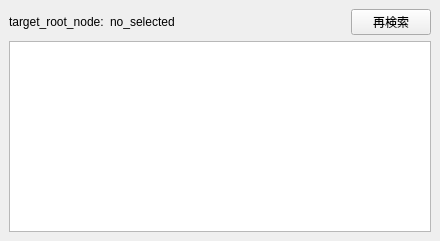
<?xml version="1.0" encoding="UTF-8"?>
<ui version="4.0">
 <class>MainWindow</class>
 <widget class="QMainWindow" name="MainWindow">
  <property name="geometry">
   <rect>
    <x>0</x>
    <y>0</y>
    <width>440</width>
    <height>241</height>
   </rect>
  </property>
  <property name="windowTitle">
   <string>MainWindow</string>
  </property>
  <widget class="QWidget" name="centralwidget">
   <layout class="QVBoxLayout" name="verticalLayout" stretch="0,0">
    <item>
     <layout class="QHBoxLayout" name="horizontalLayout_3" stretch="0,0,0,0">
      <item>
       <widget class="QLabel" name="label">
        <property name="text">
         <string>target_root_node:</string>
        </property>
       </widget>
      </item>
      <item>
       <widget class="QLabel" name="target_obj_txt">
        <property name="text">
         <string>no_selected</string>
        </property>
       </widget>
      </item>
      <item>
       <spacer name="horizontalSpacer">
        <property name="orientation">
         <enum>Qt::Horizontal</enum>
        </property>
        <property name="sizeHint" stdset="0">
         <size>
          <width>40</width>
          <height>20</height>
         </size>
        </property>
       </spacer>
      </item>
      <item>
       <widget class="QPushButton" name="re_search_btn">
        <property name="text">
         <string>再検索</string>
        </property>
       </widget>
      </item>
     </layout>
    </item>
    <item>
     <widget class="QListWidget" name="selector_list"/>
    </item>
   </layout>
  </widget>
  <action name="action_manual">
   <property name="text">
    <string>ツールドキュメント</string>
   </property>
  </action>
 </widget>
 <resources/>
 <connections/>
</ui>
